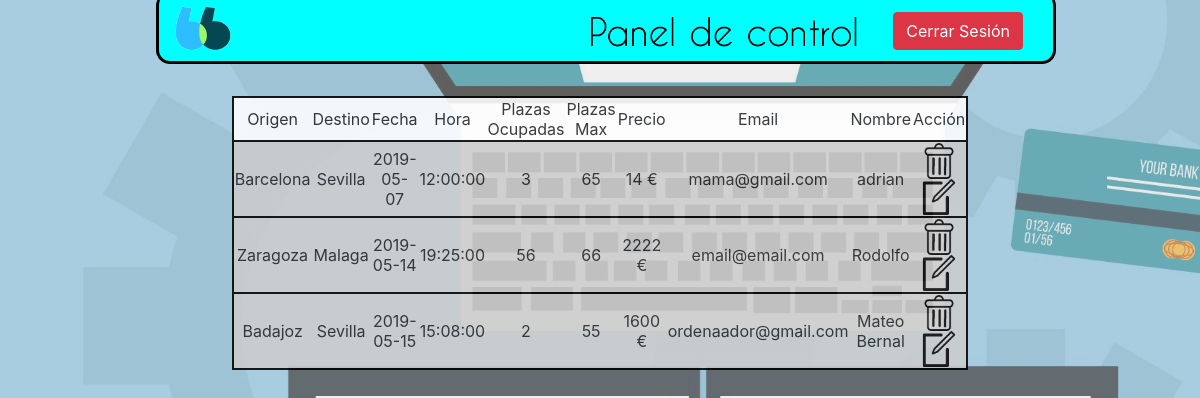
The page /panelcontrol.php on the database its author committed.
### tables this page shows
CREATE TABLE `viajes` (
  `idviaje` int(11) NOT NULL,
  `idorigen` int(11) NOT NULL,
  `iddestino` int(11) NOT NULL,
  `fecha` date NOT NULL,
  `hora` time NOT NULL,
  `plazasocupadas` int(11) NOT NULL,
  `precio` int(11) NOT NULL,
  `plazasmax` int(11) NOT NULL,
  `email` varchar(30) NOT NULL,
  `nombre` varchar(40) NOT NULL
);

CREATE TABLE `localidades` (
  `idlocalidad` int(11) NOT NULL,
  `localidad` varchar(30) NOT NULL
);

### panelcontrol.php (the view, shortened to what this page needs)
<html>
	<head>
		<link rel="stylesheet" href="https://stackpath.bootstrapcdn.com/bootstrap/4.3.1/css/bootstrap.min.css">
		<link rel="stylesheet" href="estilos.css">
	</head>
	<body style="background-image:url('imagenes/fondogestion.png');background-size:cover">
		<div class="container-fluid" id="barraSuperior">
			<a href="index.php"><img src="imagenes/blablacar2.png" width="58px" height="54px" style="margin-top:9px" title="Volver a la página principal"></a>
			<img src="imagenes/textpaneldecontrol.png" width="300px" height="50px" style="position:absolute;left:415px;top:23px">
		 	<input type="button" class="btn btn-danger" value="Cerrar Sesión" style="position:absolute;right:30px;top:20px" onclick="window.open('index.php')">
		 </div>
		<?php
			include("conexion_bd.php");
			$sql="SELECT v.*, l.localidad AS origen, r.localidad AS destino FROM viajes as v, localidades as l, localidades as r WHERE (v.idorigen=l.idlocalidad) AND (v.iddestino=r.idlocalidad) ORDER BY fecha ASC, hora ASC";
			$registros=mysqli_query($conexion,$sql) or die("Error en la consulta $sql");
		?>
		<table align="center" width="60%" style="background-color:white;opacity:0.88;margin-top:8%;border:2px solid black;min-height:46px">
			<tr align="center">
				<td align="center">Origen</td>
				<td align="center">Destino</td>
				<td align="center">Fecha</td>
				<td align="center">Hora</td>
				<td align="center">Plazas Ocupadas</td>
				<td align="center">Plazas Max</td>
				<td align="center">Precio</td>
				<td align="center">Email</td>
				<td align="center">Nombre</td>
				<td align="center">Acción</td>
			</tr>
				<?php
					while($linea=mysqli_fetch_array($registros)){
						echo "<tr align='center' bgcolor='#CCCCCC' style='border:2px solid black'>
							<td>$linea[origen]</td><td>$linea[destino]</td><td>$linea[fecha]</td><td>$linea[hora]</td><td>$linea[plazasocupadas]</td><td>$linea[plazasmax]</td><td>$linea[precio] €</td><td>$linea[email]</td><td>$linea[nombre]</td>
							<td><a href='borrarViaje.php?id=$linea[idviaje]'><img src='./imagenes/delete.png' width='36' heigth='36' title='Borrar'></a>
							<a href='modificarViaje.php?id=$linea[idviaje]'><img src='./imagenes/update.png' width='36' heigth='36' title='Editar'></a></td>
						</tr>";
					}
				?>
			</table>
	</body>
</html>

### rows shown on the page
viajes: localidades.localidad "Barcelona", localidades.localidad "Sevilla", fecha "2019-05-07", hora "12:00:00", plazasocupadas "3", plazasmax "65", precio "14", email "mama@gmail.com", nombre "adrian"
viajes: localidades.localidad "Zaragoza", localidades.localidad "Malaga", fecha "2019-05-14", hora "19:25:00", plazasocupadas "56", plazasmax "66", precio "2222", email "email@email.com", nombre "Rodolfo"
viajes: localidades.localidad "Badajoz", localidades.localidad "Sevilla", fecha "2019-05-15", hora "15:08:00", plazasocupadas "2", plazasmax "55", precio "1600", email "ordenaador@gmail.com", nombre "Mateo Bernal"
